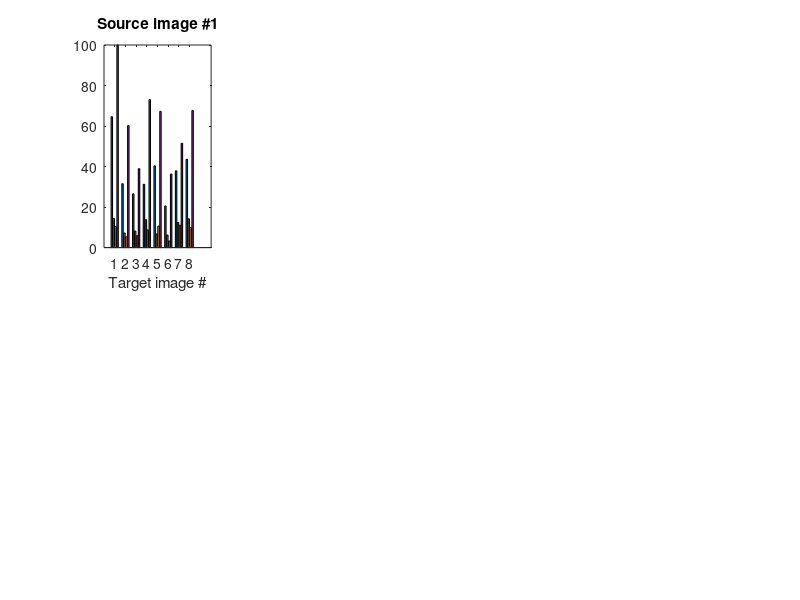

Here is the MATLAB script that generated this plot: (Note: this script raises an error after producing the figure.)
%% calculate intersection between target and normalized images
% WCC 8/6/2020

%
% collect data
%
if 0
    data = zeros(8,8,4);
    
    for j = 1:8
        
        for i = 1:8
            cgc = ColorGamutCompare(j,i)
            rmvs = cgc.histogram_compare;
            data(j,i,:) = rmvs;
        end
        
    end
    
    save('colorgamutcoverage','data')
end

%
% visualization
%
load('colorgamutcoverage','data')
figure
for j = 1:8
    ax = subplot(2,4,j)
    bar(squeeze(data(j,:,:))*100)
    xlabel('Target image #')
    title(sprintf('Source image #%d',j))
    ytickformat(ax, 'percentage');
end
subplot(2,4,2)
legend('Reinhard','Macenko','Vahadane','Spectral')
legend('Location','NorthEast')

set(gcf, 'Units', 'Normalized', 'OuterPosition', [0, 0.25, 1, 0.40]);

saveas(gcf,'colorgamutcoverage.png')

return


